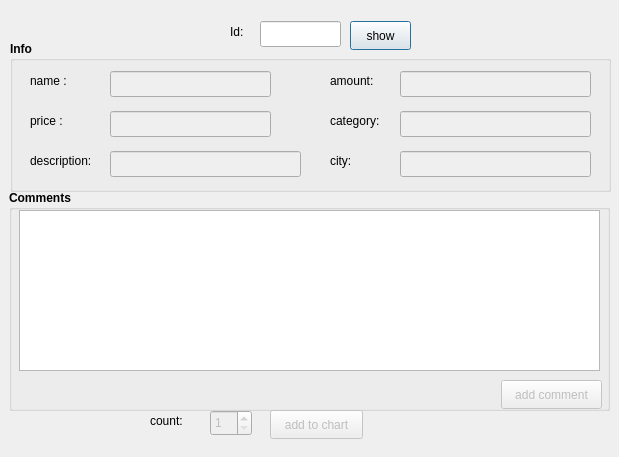
<?xml version="1.0" encoding="UTF-8"?>
<ui version="4.0">
 <class>ShowProduct</class>
 <widget class="QDialog" name="ShowProduct">
  <property name="geometry">
   <rect>
    <x>0</x>
    <y>0</y>
    <width>619</width>
    <height>457</height>
   </rect>
  </property>
  <property name="windowTitle">
   <string>Dialog</string>
  </property>
  <widget class="QLabel" name="id_lbl">
   <property name="geometry">
    <rect>
     <x>230</x>
     <y>21</y>
     <width>31</width>
     <height>21</height>
    </rect>
   </property>
   <property name="text">
    <string>Id:</string>
   </property>
  </widget>
  <widget class="QLineEdit" name="id_le">
   <property name="geometry">
    <rect>
     <x>260</x>
     <y>21</y>
     <width>81</width>
     <height>26</height>
    </rect>
   </property>
  </widget>
  <widget class="QLabel" name="label">
   <property name="geometry">
    <rect>
     <x>30</x>
     <y>71</y>
     <width>63</width>
     <height>20</height>
    </rect>
   </property>
   <property name="text">
    <string>name : </string>
   </property>
  </widget>
  <widget class="QLabel" name="label_2">
   <property name="geometry">
    <rect>
     <x>30</x>
     <y>111</y>
     <width>63</width>
     <height>20</height>
    </rect>
   </property>
   <property name="text">
    <string>price :</string>
   </property>
  </widget>
  <widget class="QLabel" name="label_3">
   <property name="geometry">
    <rect>
     <x>30</x>
     <y>151</y>
     <width>81</width>
     <height>20</height>
    </rect>
   </property>
   <property name="text">
    <string>description:</string>
   </property>
  </widget>
  <widget class="QLabel" name="label_4">
   <property name="geometry">
    <rect>
     <x>330</x>
     <y>71</y>
     <width>63</width>
     <height>20</height>
    </rect>
   </property>
   <property name="text">
    <string>amount:</string>
   </property>
  </widget>
  <widget class="QLabel" name="label_5">
   <property name="geometry">
    <rect>
     <x>330</x>
     <y>111</y>
     <width>63</width>
     <height>20</height>
    </rect>
   </property>
   <property name="text">
    <string>category:</string>
   </property>
  </widget>
  <widget class="QLabel" name="label_6">
   <property name="geometry">
    <rect>
     <x>330</x>
     <y>151</y>
     <width>63</width>
     <height>20</height>
    </rect>
   </property>
   <property name="text">
    <string>city:</string>
   </property>
  </widget>
  <widget class="QLineEdit" name="name_le">
   <property name="enabled">
    <bool>false</bool>
   </property>
   <property name="geometry">
    <rect>
     <x>110</x>
     <y>71</y>
     <width>161</width>
     <height>26</height>
    </rect>
   </property>
  </widget>
  <widget class="QLineEdit" name="amount_le">
   <property name="enabled">
    <bool>false</bool>
   </property>
   <property name="geometry">
    <rect>
     <x>400</x>
     <y>71</y>
     <width>191</width>
     <height>26</height>
    </rect>
   </property>
  </widget>
  <widget class="QLineEdit" name="price_le">
   <property name="enabled">
    <bool>false</bool>
   </property>
   <property name="geometry">
    <rect>
     <x>110</x>
     <y>111</y>
     <width>161</width>
     <height>26</height>
    </rect>
   </property>
  </widget>
  <widget class="QLineEdit" name="desc_le">
   <property name="enabled">
    <bool>false</bool>
   </property>
   <property name="geometry">
    <rect>
     <x>110</x>
     <y>151</y>
     <width>191</width>
     <height>26</height>
    </rect>
   </property>
  </widget>
  <widget class="QLineEdit" name="cat_le">
   <property name="enabled">
    <bool>false</bool>
   </property>
   <property name="geometry">
    <rect>
     <x>400</x>
     <y>111</y>
     <width>191</width>
     <height>26</height>
    </rect>
   </property>
  </widget>
  <widget class="QLineEdit" name="city_le">
   <property name="enabled">
    <bool>false</bool>
   </property>
   <property name="geometry">
    <rect>
     <x>400</x>
     <y>151</y>
     <width>191</width>
     <height>26</height>
    </rect>
   </property>
  </widget>
  <widget class="QPushButton" name="show_btn">
   <property name="geometry">
    <rect>
     <x>350</x>
     <y>21</y>
     <width>61</width>
     <height>29</height>
    </rect>
   </property>
   <property name="text">
    <string>show</string>
   </property>
  </widget>
  <widget class="QGroupBox" name="groupBox">
   <property name="geometry">
    <rect>
     <x>9</x>
     <y>190</y>
     <width>601</width>
     <height>221</height>
    </rect>
   </property>
   <property name="font">
    <font>
     <bold>true</bold>
    </font>
   </property>
   <property name="title">
    <string>Comments</string>
   </property>
   <widget class="QPushButton" name="addcomment_btn">
    <property name="enabled">
     <bool>false</bool>
    </property>
    <property name="geometry">
     <rect>
      <x>492</x>
      <y>190</y>
      <width>101</width>
      <height>29</height>
     </rect>
    </property>
    <property name="font">
     <font>
      <bold>false</bold>
     </font>
    </property>
    <property name="text">
     <string>add comment</string>
    </property>
   </widget>
   <widget class="QListWidget" name="comment_list">
    <property name="geometry">
     <rect>
      <x>10</x>
      <y>20</y>
      <width>581</width>
      <height>161</height>
     </rect>
    </property>
   </widget>
  </widget>
  <widget class="QGroupBox" name="groupBox_2">
   <property name="geometry">
    <rect>
     <x>10</x>
     <y>41</y>
     <width>601</width>
     <height>151</height>
    </rect>
   </property>
   <property name="font">
    <font>
     <bold>true</bold>
    </font>
   </property>
   <property name="title">
    <string>Info</string>
   </property>
  </widget>
  <widget class="QPushButton" name="addchart_btn">
   <property name="enabled">
    <bool>false</bool>
   </property>
   <property name="geometry">
    <rect>
     <x>270</x>
     <y>410</y>
     <width>93</width>
     <height>29</height>
    </rect>
   </property>
   <property name="text">
    <string>add to chart</string>
   </property>
  </widget>
  <widget class="QSpinBox" name="count_spinBox">
   <property name="enabled">
    <bool>false</bool>
   </property>
   <property name="geometry">
    <rect>
     <x>210</x>
     <y>410</y>
     <width>42</width>
     <height>26</height>
    </rect>
   </property>
   <property name="minimum">
    <number>1</number>
   </property>
  </widget>
  <widget class="QLabel" name="label_7">
   <property name="geometry">
    <rect>
     <x>150</x>
     <y>410</y>
     <width>61</width>
     <height>21</height>
    </rect>
   </property>
   <property name="text">
    <string>count: </string>
   </property>
  </widget>
  <zorder>groupBox_2</zorder>
  <zorder>id_lbl</zorder>
  <zorder>id_le</zorder>
  <zorder>label</zorder>
  <zorder>label_2</zorder>
  <zorder>label_3</zorder>
  <zorder>label_4</zorder>
  <zorder>label_5</zorder>
  <zorder>label_6</zorder>
  <zorder>name_le</zorder>
  <zorder>amount_le</zorder>
  <zorder>price_le</zorder>
  <zorder>desc_le</zorder>
  <zorder>cat_le</zorder>
  <zorder>city_le</zorder>
  <zorder>show_btn</zorder>
  <zorder>groupBox</zorder>
  <zorder>addchart_btn</zorder>
  <zorder>count_spinBox</zorder>
  <zorder>label_7</zorder>
 </widget>
 <resources/>
 <connections/>
</ui>
